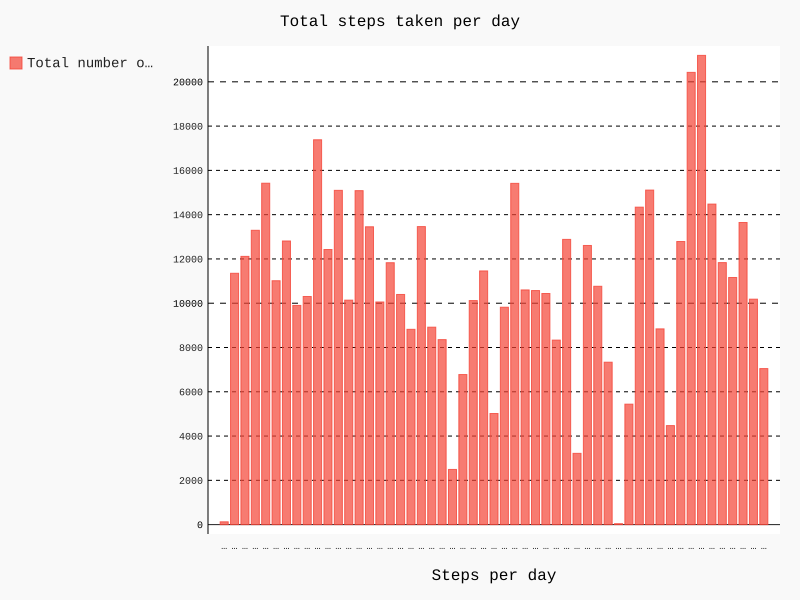

This figure's Python source:
#%%
'''

Create a python script that would be able to display the information being 
asked for:
    CASE 1
    What is mean total number of steps taken per day?
    For this part of the task, we ignore the missing values (NA) in the dataset.
    1. Calculate the total number of steps taken per day
    2. Make a histogram of the total number of steps taken each day
    3. Calculate and report the mean and median of the total 
        number of steps taken per day
    
    CASE 2
    What is the average daily activity pattern?
    1. Make a time series plot of the 5-minute interval (x-axis) and the 
    average number of steps taken, averaged across all days (y-axis)
    2. Which 5-minute interval, on average across all the days in the 
    dataset, contains the maximum number of steps?
'''
#%%
import csv
import statistics as st
import pygal
import matplotlib.pyplot as plt

filename = 'activity.csv'
with open(filename) as f:
    reader = csv.reader(f)
    headerRow = next(reader)
    
    dictDate = {}
    dictInterval = {}
    for row in reader:
        steps = row[0]
        if (steps != 'NA'):        
            date = row[1]
            interval = int(row[2])
            
            dictDate.setdefault(str(date),[])
            dictDate[str(date)].append(int(steps))  #adds steps per day
            
            dictInterval.setdefault(interval,[])
            dictInterval[interval].append(int(steps)) #adds steps per interval
    print(dictInterval)
    listDate = []
    listTotal = []
    
    for i in dictDate.keys():
        listDate.append(i)
        listTotal.append(sum(dictDate.get(i)))

    print("Mean: ",st.mean(listTotal))
    m = sorted(listTotal)
    print("Median: :",st.median(m))
    
    hist = pygal.Bar()
    hist.title = "Total steps taken per day"
    hist.x_title = "Steps per day"
    hist.x_labels = listDate
    hist.add("Total number of steps",listTotal)
    hist.render_to_file('ActivityTuesday.svg')
    
    
    listAvePerInterval = []
    for i in dictInterval.keys():
        listAvePerInterval.append(st.mean(dictInterval.get(i)))
    
    plt.plot(list(dictInterval.keys()),listAvePerInterval,c='blue')
    plt.title("Average Daily Activity")
    plt.xlabel("Time Interval")
    plt.ylabel("Average number of steps taken")
    plt.show()
    
    maxValue = max(listAvePerInterval)
    n = 0
    max = ""
    indexMax = listAvePerInterval.index(maxValue)
    
    for i in dictInterval.keys():
        if (n==indexMax):
            max = i
            break
        n+=1
        
    print("maximum number of steps in interval: " +str(max))
#%%
